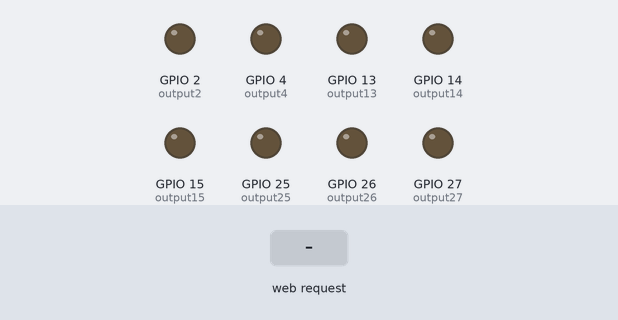
Simulated run of this sketch. Board: ESP32. On the bench: output pins drawn as LEDs (lit = HIGH). The test bench sets the inputs (shaded band). WiFi joins after 1.5 s; servers stay silent unless stated; what the sketch prints to the serial monitor is not drawn.

Above: at 2.7 s.
2.8 s: HTTP request GET /2/on received
At 3.3 s:
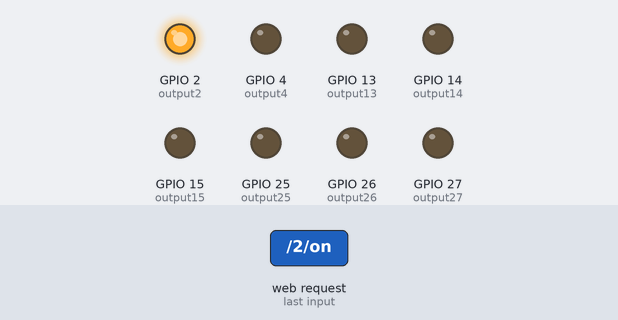
4.3 s: HTTP request GET /4/on received
At 5.5 s:
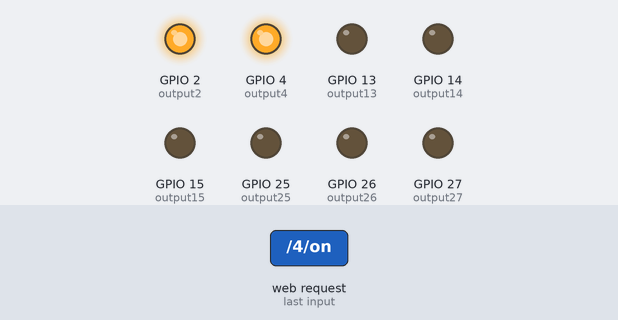
5.8 s: HTTP request GET /2/off received
At 6.8 s:
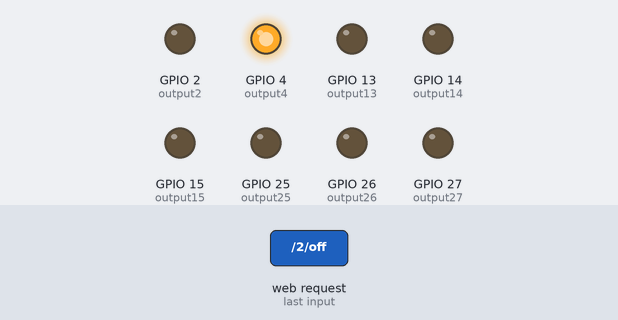
7.3 s: HTTP request GET /13/on received
At 8.0 s:
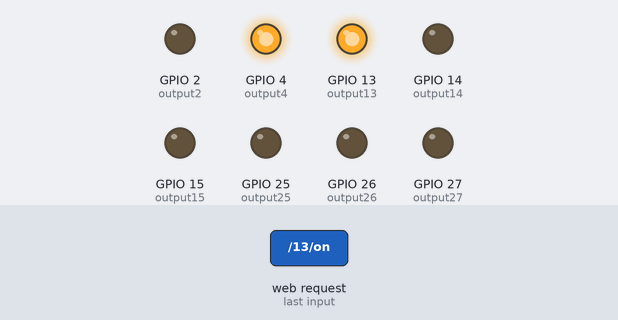
8.8 s: HTTP request GET /4/off received
At 9.1 s:
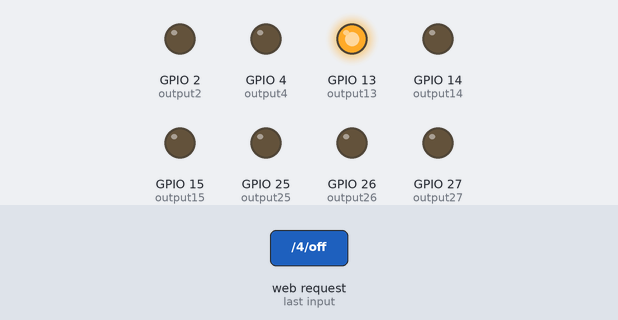
10.3 s: HTTP request GET /14/on received
At 11.4 s:
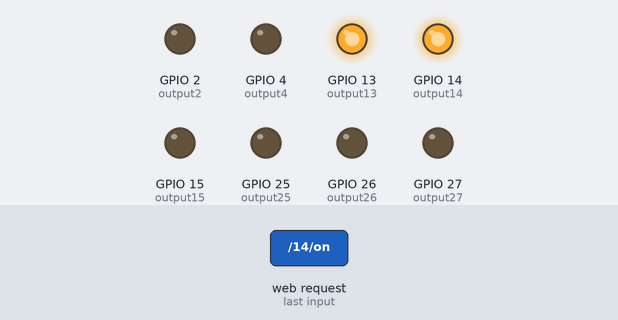
Timing chart, 0 to 12.8 s (numbered marks = the images above; inputs shaded):
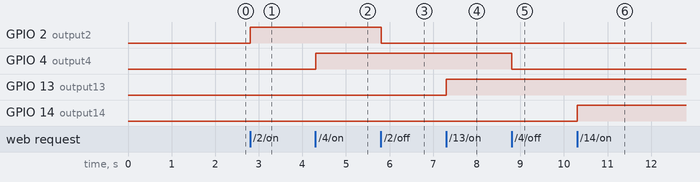

The sketch:

On-Off-LEDs-HTTP.ino
```cpp
// Load Wi-Fi library
#include <WiFi.h>

// Replace with your network credentials
const char* ssid = "Network";
const char* password = "xxxxxxxx";

// Set web server port number to 80
WiFiServer server(80);

// Variable to store the HTTP request
String header;

// Auxiliar variables to store the current output state
String output2State = "off";
String output4State = "off";
String output13State = "off";
String output14State = "off";
String output15State = "off";
String output25State = "off";
String output26State = "off";
String output27State = "off";

// Assign output variables to GPIO pins
const int output2 = 2;
const int output4 = 4;
const int output13 = 13;
const int output14 = 14;
const int output15 = 15;
const int output25 = 25;
const int output26 = 26;
const int output27 = 27;

// Current time
unsigned long currentTime = millis();
// Previous time
unsigned long previousTime = 0;
// Define timeout time in milliseconds (example: 2000ms = 2s)
const long timeoutTime = 2000;

void setup() {
  Serial.begin(115200);
  // Initialize the output variables as outputs
  pinMode(output2, OUTPUT);
  pinMode(output4, OUTPUT);
  pinMode(output13, OUTPUT);
  pinMode(output14, OUTPUT);
  pinMode(output15, OUTPUT);
  pinMode(output25, OUTPUT);
  pinMode(output26, OUTPUT);
  pinMode(output27, OUTPUT);
  // Set outputs to LOW
  digitalWrite(output2, LOW);
  digitalWrite(output4, LOW);
  digitalWrite(output13, LOW);
  digitalWrite(output14, LOW);
  digitalWrite(output15, LOW);
  digitalWrite(output25, LOW);
  digitalWrite(output26, LOW);
  digitalWrite(output27, LOW);

  // Connect to Wi-Fi network with SSID and password
  Serial.print("Connecting to ");
  Serial.println(ssid);
  WiFi.begin(ssid, password);
  while (WiFi.status() != WL_CONNECTED) {
    delay(500);
    Serial.print(".");
  }
  // Print local IP address and start web server
  Serial.println("");
  Serial.println("WiFi connected.");
  Serial.println("IP address: ");
  Serial.println(WiFi.localIP());
  server.begin();
}

void loop(){
  WiFiClient client = server.available();   // Listen for incoming clients

  if (client) {                             // If a new client connects,
    currentTime = millis();
    previousTime = currentTime;
    Serial.println("New Client.");          // print a message out in the serial port
    String currentLine = "";                // make a String to hold incoming data from the client
    while (client.connected() && currentTime - previousTime <= timeoutTime) {  // loop while the client's connected
      currentTime = millis();
      if (client.available()) {             // if there's bytes to read from the client,
        char c = client.read();             // read a byte, then
        Serial.write(c);                    // print it out the serial monitor
        header += c;
        if (c == '\n') {                    // if the byte is a newline character
          // if the current line is blank, you got two newline characters in a row.
          // that's the end of the client HTTP request, so send a response:
          if (currentLine.length() == 0) {
            // HTTP headers always start with a response code (e.g. HTTP/1.1 200 OK)
            // and a content-type so the client knows what's coming, then a blank line:
            client.println("HTTP/1.1 200 OK");
            client.println("Content-type:text/html");
            client.println("Connection: close");
            client.println();

            // turns the GPIOs on and off
            if (header.indexOf("GET /2/on") >= 0) {
              Serial.println("GPIO 2 on");
              output2State = "on";
              digitalWrite(output2, HIGH);
            } else if (header.indexOf("GET /2/off") >= 0) {
              Serial.println("GPIO 2 off");
              output2State = "off";
              digitalWrite(output2, LOW);
            } else if (header.indexOf("GET /4/on") >= 0) {
              Serial.println("GPIO 4 on");
              output4State = "on";
              digitalWrite(output4, HIGH);
            } else if (header.indexOf("GET /4/off") >= 0) {
              Serial.println("GPIO 4 off");
              output4State = "off";
              digitalWrite(output4, LOW);
            } else if (header.indexOf("GET /13/on") >= 0) {
              Serial.println("GPIO 13 on");
              output13State = "on";
              digitalWrite(output13, HIGH);
            } else if (header.indexOf("GET /13/off") >= 0) {
              Serial.println("GPIO 13 off");
              output13State = "off";
              digitalWrite(output13, LOW);
            } else if (header.indexOf("GET /14/on") >= 0) {
              Serial.println("GPIO 14 on");
              output14State = "on";
              digitalWrite(output14, HIGH);
            } else if (header.indexOf("GET /14/off") >= 0) {
              Serial.println("GPIO 14 off");
              output14State = "off";
              digitalWrite(output14, LOW);
            } else if (header.indexOf("GET /15/on") >= 0) {
              Serial.println("GPIO 15 on");
              output15State = "on";
              digitalWrite(output15, HIGH);
            } else if (header.indexOf("GET /15/off") >= 0) {
              Serial.println("GPIO 15 off");
              output15State = "off";
              digitalWrite(output15, LOW);
            } else if (header.indexOf("GET /25/on") >= 0) {
              Serial.println("GPIO 25 on");
              output25State = "on";
              digitalWrite(output25, HIGH);
            } else if (header.indexOf("GET /25/off") >= 0) {
              Serial.println("GPIO 25 off");
              output25State = "off";
              digitalWrite(output25, LOW);
            } else if (header.indexOf("GET /26/on") >= 0) {
              Serial.println("GPIO 26 on");
              output26State = "on";
              digitalWrite(output26, HIGH);
            } else if (header.indexOf("GET /26/off") >= 0) {
              Serial.println("GPIO 27 off");
              output26State = "off";
              digitalWrite(output26, LOW);
            } else if (header.indexOf("GET /27/on") >= 0) {
              Serial.println("GPIO 27 on");
              output27State = "on";
              digitalWrite(output27, HIGH);
            } else if (header.indexOf("GET /27/off") >= 0) {
              Serial.println("GPIO 27 off");
              output27State = "off";
              digitalWrite(output27, LOW);
            }

            // Display the HTML web page
            client.println("<!DOCTYPE html><html>");
            client.println("<head><meta name=\"viewport\" content=\"width=device-width, initial-scale=1\">");
            client.println("<link rel=\"icon\" href=\"data:,\">");
            // CSS to style the on/off buttons
            // Feel free to change the background-color and font-size attributes to fit your preferences
            client.println("<style>html { font-family: Helvetica; display: inline-block; margin: 0px auto; text-align: center;}");
            client.println(".button { background-color: #4CAF50; border: none; color: white; padding: 16px 40px;");
            client.println("text-decoration: none; font-size: 30px; margin: 2px; cursor: pointer;}");
            client.println(".button2 {background-color: #555555;}</style></head>");

            // Web Page Heading
            client.println("<body><h1>ESP32 Web Server</h1>");

             // Display current state, and ON/OFF buttons for GPIO 2
            client.println("<p>GPIO 2 - State " + output2State + "</p>");
            // If the output2State is off, it displays the ON button
            if (output2State=="off") {
              client.println("<p><a href=\"/2/on\"><button class=\"button\">ON</button></a></p>");
            } else {
              client.println("<p><a href=\"/2/off\"><button class=\"button button2\">OFF</button></a></p>");
            }

             // Display current state, and ON/OFF buttons for GPIO 4
            client.println("<p>GPIO 4 - State " + output4State + "</p>");
            // If the output4State is off, it displays the ON button
            if (output4State=="off") {
              client.println("<p><a href=\"/4/on\"><button class=\"button\">ON</button></a></p>");
            } else {
              client.println("<p><a href=\"/4/off\"><button class=\"button button2\">OFF</button></a></p>");
            }

            // Display current state, and ON/OFF buttons for GPIO 13
            client.println("<p>GPIO 13 - State " + output13State + "</p>");
            // If the output13State is off, it displays the ON button
            if (output13State=="off") {
              client.println("<p><a href=\"/13/on\"><button class=\"button\">ON</button></a></p>");
            } else {
              client.println("<p><a href=\"/13/off\"><button class=\"button button2\">OFF</button></a></p>");
            }

            // Display current state, and ON/OFF buttons for GPIO 14
            client.println("<p>GPIO 14 - State " + output14State + "</p>");
            // If the output14State is off, it displays the ON button
            if (output14State=="off") {
              client.println("<p><a href=\"/14/on\"><button class=\"button\">ON</button></a></p>");
            } else {
              client.println("<p><a href=\"/14/off\"><button class=\"button button2\">OFF</button></a></p>");
            }

            // Display current state, and ON/OFF buttons for GPIO 15
            client.println("<p>GPIO 15 - State " + output15State + "</p>");
            // If the output15State is off, it displays the ON button
            if (output15State=="off") {
              client.println("<p><a href=\"/15/on\"><button class=\"button\">ON</button></a></p>");
            } else {
              client.println("<p><a href=\"/15/off\"><button class=\"button button2\">OFF</button></a></p>");
            }

            // Display current state, and ON/OFF buttons for GPIO 25
            client.println("<p>GPIO 25 - State " + output25State + "</p>");
            // If the output25State is off, it displays the ON button
            if (output25State=="off") {
              client.println("<p><a href=\"/25/on\"><button class=\"button\">ON</button></a></p>");
            } else {
              client.println("<p><a href=\"/25/off\"><button class=\"button button2\">OFF</button></a></p>");
            }

            // Display current state, and ON/OFF buttons for GPIO 26
            client.println("<p>GPIO 26 - State " + output26State + "</p>");
            // If the output26State is off, it displays the ON button
            if (output26State=="off") {
              client.println("<p><a href=\"/26/on\"><button class=\"button\">ON</button></a></p>");
            } else {
              client.println("<p><a href=\"/26/off\"><button class=\"button button2\">OFF</button></a></p>");
            }

            // Display current state, and ON/OFF buttons for GPIO 27
            client.println("<p>GPIO 27 - State " + output27State + "</p>");
            // If the output27State is off, it displays the ON button
            if (output27State=="off") {
              client.println("<p><a href=\"/27/on\"><button class=\"button\">ON</button></a></p>");
            } else {
              client.println("<p><a href=\"/27/off\"><button class=\"button button2\">OFF</button></a></p>");
            }

            client.println("</body></html>");

            // The HTTP response ends with another blank line
            client.println();
            // Break out of the while loop
            break;
          } else { // if you got a newline, then clear currentLine
            currentLine = "";
          }
        } else if (c != '\r') {  // if you got anything else but a carriage return character,
          currentLine += c;      // add it to the end of the currentLine
        }
      }
    }
    // Clear the header variable
    header = "";
    // Close the connection
    client.stop();
    Serial.println("Client disconnected.");
    Serial.println("");
  }
}
```

Measured:
- after the input at 2.8 s, GPIO 2 (output2): LOW → HIGH at once
- after the input at 4.3 s, GPIO 4 (output4): LOW → HIGH at once
- after the input at 5.8 s, GPIO 2 (output2): HIGH → LOW at once
- after the input at 7.3 s, GPIO 13 (output13): LOW → HIGH at once
- after the input at 8.8 s, GPIO 4 (output4): HIGH → LOW at once
- after the input at 10.3 s, GPIO 14 (output14): LOW → HIGH at once
